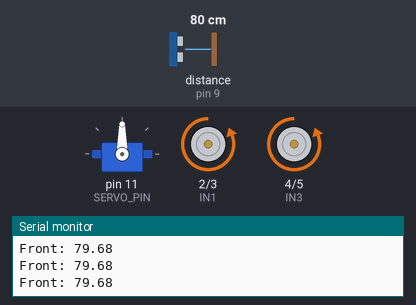
Simulated run of this sketch. Board: Arduino Uno, built with avr-gcc and run on an emulated ATmega328P. Parts: servo, motor-driver pin pairs drawn as motors (green arrow = first pin HIGH = forward, orange = second pin HIGH = backward, longer = more drive), the last lines printed to the serial monitor. Wiring (inferred from the names in the program): ultrasonic range finder: trigger pin 10; echo pin 9. The test bench sets the inputs (shaded band); at power-on: distance to the obstacle (sensor on pin 9) 80 cm. The echo pulse lasts 58.3 µs per cm.

Above: at 2.2 s.
2.3 s: distance to the obstacle (sensor on pin 9) set to 27 cm
3.8 s: distance to the obstacle (sensor on pin 9) set to 24 cm
At 4.5 s:
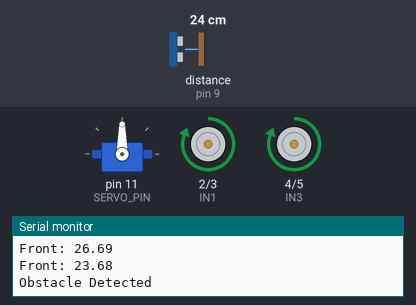
At 5.3 s:
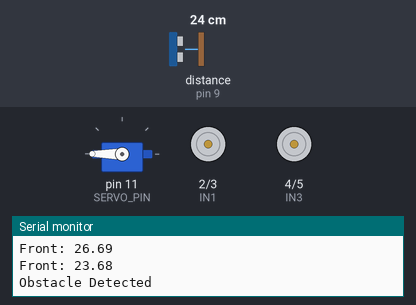
6.8 s: distance to the obstacle (sensor on pin 9) set to 35 cm
9.8 s: distance to the obstacle (sensor on pin 9) set to 2 cm
At 11.8 s:
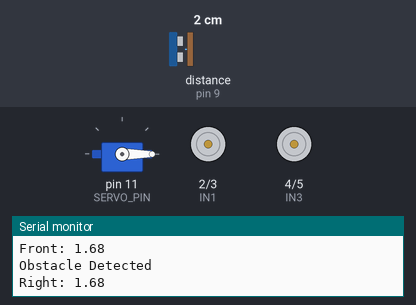
12.8 s: distance to the obstacle (sensor on pin 9) set to 60 cm
Timing chart, 0 to 16.4 s (numbered marks = the images above; inputs shaded):
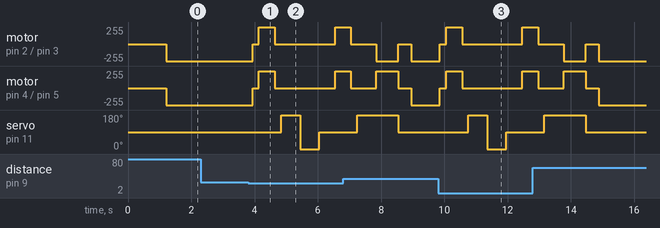

The sketch:

ObstracleDetectionRover.ino
```cpp
#include <Servo.h>

// Motor Driver Pins
#define IN1 2
#define IN2 3
#define IN3 4
#define IN4 5

// Ultrasonic Sensor Pins
#define ECHO_PIN 9
#define TRIG_PIN 10

// Servo Pin
#define SERVO_PIN 11

Servo scanner;

// ---------- Motor Functions ----------

void moveForward() {
  digitalWrite(IN1, LOW);
  digitalWrite(IN2, HIGH);

  digitalWrite(IN3, LOW);
  digitalWrite(IN4, HIGH);
}

void moveBackward() {
  digitalWrite(IN1, HIGH);
  digitalWrite(IN2, LOW);

  digitalWrite(IN3, HIGH);
  digitalWrite(IN4, LOW);
}

void stopMotors() {
  digitalWrite(IN1, LOW);
  digitalWrite(IN2, LOW);

  digitalWrite(IN3, LOW);
  digitalWrite(IN4, LOW);
}

void turnLeft() {
  digitalWrite(IN1, HIGH);
  digitalWrite(IN2, LOW);

  digitalWrite(IN3, LOW);
  digitalWrite(IN4, HIGH);
}

void turnRight() {
  digitalWrite(IN1, LOW);
  digitalWrite(IN2, HIGH);

  digitalWrite(IN3, HIGH);
  digitalWrite(IN4, LOW);
}

// ---------- Ultrasonic Function ----------

float getDistance() {

  digitalWrite(TRIG_PIN, LOW);
  delayMicroseconds(2);

  digitalWrite(TRIG_PIN, HIGH);
  delayMicroseconds(10);

  digitalWrite(TRIG_PIN, LOW);

  long duration = pulseIn(ECHO_PIN, HIGH, 30000);

  if (duration == 0)
    return 400;

  return duration * 0.0343 / 2;
}

// ---------- Setup ----------

void setup() {

  Serial.begin(9600);

  pinMode(IN1, OUTPUT);
  pinMode(IN2, OUTPUT);
  pinMode(IN3, OUTPUT);
  pinMode(IN4, OUTPUT);

  pinMode(TRIG_PIN, OUTPUT);
  pinMode(ECHO_PIN, INPUT);

  scanner.attach(SERVO_PIN);
  scanner.write(90); // Center

  delay(1000);
}

// ---------- Main Loop ----------

void loop() {

  // Look forward
  scanner.write(90);
  delay(200);

  float frontDistance = getDistance();

  Serial.print("Front: ");
  Serial.println(frontDistance);

  // No obstacle
  if (frontDistance > 25) {

    moveForward();
  }

  // Obstacle detected
  else {

    Serial.println("Obstacle Detected");

    stopMotors();
    delay(200);

    // Move backward a little
    moveBackward();
    delay(500);

    stopMotors();
    delay(200);

    // Check RIGHT first
    scanner.write(180);
    delay(600);

    float rightDistance = getDistance();

    Serial.print("Right: ");
    Serial.println(rightDistance);

    if (rightDistance > 25) {

      Serial.println("Turning Right");

      turnRight();
      delay(700);

      stopMotors();

      scanner.write(90);
      delay(200);

      return;
    }

    // Check LEFT
    scanner.write(0);
    delay(600);

    float leftDistance = getDistance();

    Serial.print("Left: ");
    Serial.println(leftDistance);

    if (leftDistance > 25) {

      Serial.println("Turning Left");

      turnLeft();
      delay(700);

      stopMotors();

      scanner.write(90);
      delay(200);

      return;
    }

    // Both sides blocked
    Serial.println("No Path Available");

    stopMotors();

    scanner.write(90);
  }

  delay(100);
}
```

Measured:
- the behaviour switches between 26 and 25 cm on distance to the obstacle (sensor on pin 9) (found by bisection; images 0 and 1)
- after the input at 3.8 s, motor on pin 2 (IN1) / pin 3 (IN2), motor on pin 4 (IN3) / pin 5 (IN4): backward 255/255 → stopped after 0.14 s, → forward 255/255 0.20 s later, → stopped 0.50 s later, → forward 255/255 1.9 s later; servo on pin 11 (SERVO_PIN): 90° → 180° after 1.0 s, → 0° 0.60 s later, → 90° 0.60 s later
- after the input at 9.8 s, motor on pin 2 (IN1) / pin 3 (IN2), motor on pin 4 (IN3) / pin 5 (IN4): backward 255/255 → stopped after 0.06 s, → forward 255/255 0.20 s later, → stopped 0.50 s later, → forward 255/255 1.9 s later; servo on pin 11 (SERVO_PIN): 90° → 180° after 0.96 s, → 0° 0.60 s later, → 90° 0.60 s later
